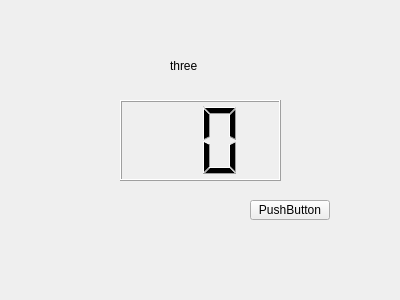
<?xml version="1.0" encoding="UTF-8"?>
<ui version="4.0">
 <class>ThirdForm</class>
 <widget class="QWidget" name="ThirdForm">
  <property name="geometry">
   <rect>
    <x>0</x>
    <y>0</y>
    <width>400</width>
    <height>300</height>
   </rect>
  </property>
  <property name="windowTitle">
   <string>Form</string>
  </property>
  <widget class="QLabel" name="label">
   <property name="geometry">
    <rect>
     <x>170</x>
     <y>50</y>
     <width>54</width>
     <height>31</height>
    </rect>
   </property>
   <property name="text">
    <string>three</string>
   </property>
  </widget>
  <widget class="QPushButton" name="pushButton">
   <property name="geometry">
    <rect>
     <x>250</x>
     <y>200</y>
     <width>80</width>
     <height>20</height>
    </rect>
   </property>
   <property name="text">
    <string>PushButton</string>
   </property>
  </widget>
  <widget class="QLCDNumber" name="lcdNumber">
   <property name="geometry">
    <rect>
     <x>120</x>
     <y>100</y>
     <width>161</width>
     <height>81</height>
    </rect>
   </property>
   <property name="digitCount">
    <number>2</number>
   </property>
  </widget>
 </widget>
 <resources/>
 <connections/>
</ui>
